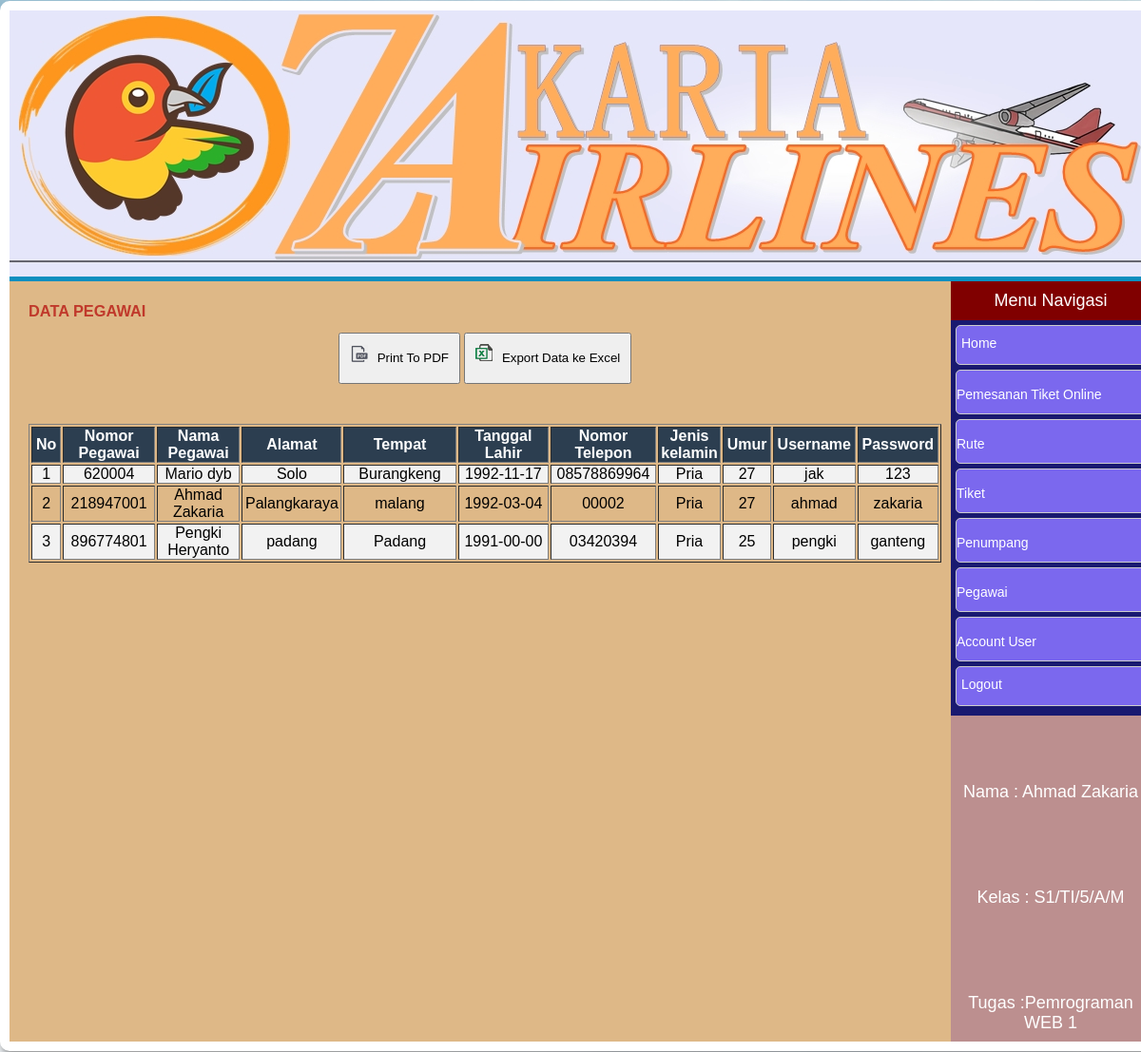
/admin/lihatdatapegawai.php (signed in), run on the app's committed database.
### tables this page shows
CREATE TABLE `tbl_pegawai` (
  `no_pegawai` int(15) NOT NULL,
  `nama_pegawai` varchar(32) NOT NULL,
  `alamat_pegawai` varchar(100) NOT NULL,
  `jenis_kelamin` varchar(10) NOT NULL,
  `umur_pegawai` int(11) NOT NULL,
  `telepon` varchar(13) NOT NULL,
  `tmp_lahir` varchar(100) NOT NULL,
  `tgl_lahir` date NOT NULL,
  `username` varchar(50) NOT NULL,
  `password` varchar(50) NOT NULL
);

### admin/lihatdatapegawai.php (the view)
<?php
include('template/top.php');
include('template/navigasi.php');
?>
<div id="main">
	<div class="content">
		<h3>Data Pegawai</h3>
				<p align=center><a href="export/exportpdf_pegawai.php"><button class="print"><img src="img/pdf.png">Print To PDF</button>
		<a href="export/exportexcel_pegawai.php"><button class="print"><img src="img/excel.png">Export Data ke Excel</button></a></p>
	<br>
	<br>
<table id="tabel"  border="1" cellpadding="3" >
	<tr>
		<th style="width: 90px;">No</th>
		<th style="width: 200px;">Nomor Pegawai</th>
		<th style="width: 240px;">Nama Pegawai</th>
		<th style="width: 140px;">Alamat</th>
		<th style="width: 340px;">Tempat</th>
		<th style="width: 340px;">Tanggal Lahir</th>
		<th style="width: 190px;">Nomor Telepon</th>
		<th style="width: 100px;">Jenis kelamin</th>
		<th style="width: 100px;">Umur</th>
		<th style="width: 140px;">Username</th>
		<th style="width: 140px;">Password</th>
	</tr>
	<?php include('koneksi/conn.php');
	$sql = "SELECT * FROM tbl_pegawai ORDER BY no_pegawai ASC";
	$hasil=mysql_query($sql) or die(mysql_error());
	$no=1;
	while ($data = mysql_fetch_array ($hasil)){
		?>
		<tr>
					<td><p align=center><?php echo $no++?></td>
					<td><p align=center><?php echo $data['no_pegawai'];?></td>
					<td><p align=center><?php echo $data['nama_pegawai']; ?></td>
					<td><p align=center><?php echo $data['alamat_pegawai']; ?></td>
					<td><p align=center><?php echo $data['tmp_lahir']; ?></td>
					<td><p align=center><?php echo $data['tgl_lahir']; ?></td>
					<td><p align=center><?php echo $data['telepon']; ?></td>
					<td><p align=center><?php echo $data['jenis_kelamin']; ?></td>
					<td><p align=center><?php echo $data['umur_pegawai']; ?></td>
					<td><p align=center><?php echo $data['username']; ?></td>
					<td><p align=center><?php echo $data['password']; ?></td>
		</tr>
		<?php } ?>
	</table>
</div>
</div>
<?php include('template/footer.php'); ?>

### admin/style.css (style rules this page uses)
* { padding: 0; margin: 0; }
body { background: url(img/3.jpg) no-repeat fixed; background-size: cover; font-family: 'Oxygen', sans-serif; font-size: 14px; }
a:link { text-decoration: none; color: #fff; }
#main { background-color: #403F3F; }
.content { width: 960px; padding: 10px 0; float: left; margin-left: 20px; color: #c0392b; }
.content h3 { text-transform: uppercase; color: #c0392b; height: 20px; margin: 12px 0; }
tr:nth-child(even) { background-color: #f2f2f2 }
th { background-color:#2c3e50; color: white; text-align: center; }
.print { padding: 10px; line-height: 30px; margin-bottom: 10px; }
.print img { padding-right: 10px; float: left; }

### data on the page
tbl_pegawai: no_pegawai "620004", nama_pegawai "Mario dyb", alamat_pegawai "Solo", tmp_lahir "Burangkeng", tgl_lahir "1992-11-17", telepon "08578869964", jenis_kelamin "Pria", umur_pegawai "27", username "jak", password "123"
tbl_pegawai: no_pegawai "218947001", nama_pegawai "Ahmad Zakaria", alamat_pegawai "Palangkaraya", tmp_lahir "malang", tgl_lahir "1992-03-04", telepon "00002", jenis_kelamin "Pria", umur_pegawai "27", username "ahmad", password "zakaria"
tbl_pegawai: no_pegawai "896774801", nama_pegawai "Pengki Heryanto", alamat_pegawai "padang", tmp_lahir "Padang", tgl_lahir "1991-00-00", telepon "03420394", jenis_kelamin "Pria", umur_pegawai "25", username "pengki", password "ganteng"
